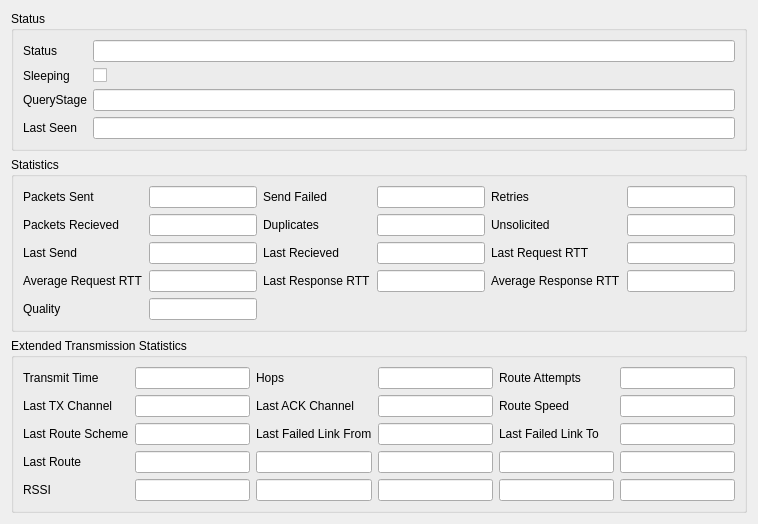
<ui version="4.0">
 <author/>
 <comment/>
 <exportmacro/>
 <class>NodeStatus</class>
 <widget class="QWidget" name="NodeStatus">
     <layout class="QVBoxLayout" name="verticalLayout_5">
       <item>
         <widget class="QGroupBox" name="groupBox_3">
           <property name="title">
             <string>Status</string>
           </property>
           <layout class="QFormLayout" name="formLayout">
             <item row="0" column="0">
               <widget class="QLabel" name="label_5">
                 <property name="text">
                   <string>Status</string>
                 </property>
               </widget>
             </item>
             <item row="0" column="1">
               <widget class="QLineEdit" name="ns_status">
                 <property name="readOnly">
                   <bool>true</bool>
                 </property>
               </widget>
             </item>
             <item row="1" column="0">
               <widget class="QLabel" name="label_7">
                 <property name="text">
                   <string>Sleeping</string>
                 </property>
               </widget>
             </item>
             <item row="1" column="1">
               <widget class="QCheckBox" name="ns_sleeping">
                 <property name="text">
                   <string/>
                 </property>
               </widget>
             </item>
             <item row="2" column="0">
               <widget class="QLabel" name="label_6">
                 <property name="text">
                   <string>QueryStage</string>
                 </property>
               </widget>
             </item>
             <item row="2" column="1">
               <widget class="QLineEdit" name="ns_querystage">
                 <property name="readOnly">
                   <bool>true</bool>
                 </property>
               </widget>
             </item>
             <item row="3" column="0">
               <widget class="QLabel" name="label_8">
                 <property name="text">
                   <string>Last Seen</string>
                 </property>
               </widget>
             </item>
             <item row="3" column="1">
               <widget class="QLineEdit" name="ns_lastseen">
                 <property name="readOnly">
                   <bool>true</bool>
                 </property>
               </widget>
             </item>
           </layout>
         </widget>
       </item>
       <item>
         <widget class="QGroupBox" name="groupBox_4">
           <property name="title">
             <string>Statistics</string>
           </property>
           <layout class="QGridLayout" name="gridLayout_2">
             <item row="2" column="1">
               <widget class="QLineEdit" name="ns_lastsend">
                 <property name="readOnly">
                   <bool>true</bool>
                 </property>
               </widget>
             </item>
             <item row="3" column="3">
               <widget class="QLineEdit" name="ns_lastresprtt">
                 <property name="readOnly">
                   <bool>true</bool>
                 </property>
               </widget>
             </item>
             <item row="0" column="2">
               <widget class="QLabel" name="label_10">
                 <property name="text">
                   <string>Send Failed</string>
                 </property>
                 <property name="wordWrap">
                   <bool>true</bool>
                 </property>
               </widget>
             </item>
             <item row="1" column="2">
               <widget class="QLabel" name="label_13">
                 <property name="text">
                   <string>Duplicates</string>
                 </property>
                 <property name="wordWrap">
                   <bool>true</bool>
                 </property>
               </widget>
             </item>
             <item row="2" column="0">
               <widget class="QLabel" name="label_15">
                 <property name="text">
                   <string>Last Send</string>
                 </property>
                 <property name="wordWrap">
                   <bool>true</bool>
                 </property>
               </widget>
             </item>
             <item row="1" column="4">
               <widget class="QLabel" name="label_14">
                 <property name="text">
                   <string>Unsolicited</string>
                 </property>
                 <property name="wordWrap">
                   <bool>true</bool>
                 </property>
               </widget>
             </item>
             <item row="2" column="5">
               <widget class="QLineEdit" name="ns_lreqrtt">
                 <property name="readOnly">
                   <bool>true</bool>
                 </property>
               </widget>
             </item>
             <item row="1" column="1">
               <widget class="QLineEdit" name="ns_recievedcnt">
                 <property name="readOnly">
                   <bool>true</bool>
                 </property>
               </widget>
             </item>
             <item row="2" column="3">
               <widget class="QLineEdit" name="ns_lastrecieved">
                 <property name="readOnly">
                   <bool>true</bool>
                 </property>
               </widget>
             </item>
             <item row="3" column="5">
               <widget class="QLineEdit" name="ns_avgresprtt">
                 <property name="readOnly">
                   <bool>true</bool>
                 </property>
               </widget>
             </item>
             <item row="0" column="0">
               <widget class="QLabel" name="label_9">
                 <property name="text">
                   <string>Packets Sent</string>
                 </property>
                 <property name="wordWrap">
                   <bool>true</bool>
                 </property>
               </widget>
             </item>
             <item row="3" column="1">
               <widget class="QLineEdit" name="ns_avgreqrtt">
                 <property name="readOnly">
                   <bool>true</bool>
                 </property>
               </widget>
             </item>
             <item row="2" column="2">
               <widget class="QLabel" name="label_16">
                 <property name="text">
                   <string>Last Recieved</string>
                 </property>
                 <property name="wordWrap">
                   <bool>true</bool>
                 </property>
               </widget>
             </item>
             <item row="3" column="2">
               <widget class="QLabel" name="label_19">
                 <property name="text">
                   <string>Last Response RTT</string>
                 </property>
                 <property name="wordWrap">
                   <bool>true</bool>
                 </property>
               </widget>
             </item>
             <item row="3" column="0">
               <widget class="QLabel" name="label_18">
                 <property name="text">
                   <string>Average Request RTT</string>
                 </property>
                 <property name="wordWrap">
                   <bool>true</bool>
                 </property>
               </widget>
             </item>
             <item row="1" column="5">
               <widget class="QLineEdit" name="ns_unsolicited">
                 <property name="readOnly">
                   <bool>true</bool>
                 </property>
               </widget>
             </item>
             <item row="2" column="4">
               <widget class="QLabel" name="label_17">
                 <property name="text">
                   <string>Last Request RTT</string>
                 </property>
                 <property name="wordWrap">
                   <bool>true</bool>
                 </property>
               </widget>
             </item>
             <item row="4" column="0">
               <widget class="QLabel" name="label_21">
                 <property name="text">
                   <string>Quality</string>
                 </property>
                 <property name="wordWrap">
                   <bool>true</bool>
                 </property>
               </widget>
             </item>
             <item row="0" column="3">
               <widget class="QLineEdit" name="ns_sentfailed">
                 <property name="readOnly">
                   <bool>true</bool>
                 </property>
               </widget>
             </item>
             <item row="0" column="5">
               <widget class="QLineEdit" name="ns_retries">
                 <property name="readOnly">
                   <bool>true</bool>
                 </property>
               </widget>
             </item>
             <item row="1" column="0">
               <widget class="QLabel" name="label_12">
                 <property name="text">
                   <string>Packets Recieved</string>
                 </property>
                 <property name="wordWrap">
                   <bool>true</bool>
                 </property>
               </widget>
             </item>
             <item row="0" column="4">
               <widget class="QLabel" name="label_11">
                 <property name="text">
                   <string>Retries</string>
                 </property>
                 <property name="wordWrap">
                   <bool>true</bool>
                 </property>
               </widget>
             </item>
             <item row="0" column="1">
               <widget class="QLineEdit" name="ns_sentcnt">
                 <property name="readOnly">
                   <bool>true</bool>
                 </property>
               </widget>
             </item>
             <item row="3" column="4">
               <widget class="QLabel" name="label_20">
                 <property name="text">
                   <string>Average Response RTT</string>
                 </property>
                 <property name="wordWrap">
                   <bool>true</bool>
                 </property>
               </widget>
             </item>
             <item row="4" column="1">
               <widget class="QLineEdit" name="ns_quality">
                 <property name="readOnly">
                   <bool>true</bool>
                 </property>
               </widget>
             </item>
             <item row="1" column="3">
               <widget class="QLineEdit" name="ns_rcvdduplicates">
                 <property name="readOnly">
                   <bool>true</bool>
                 </property>
               </widget>
             </item>
           </layout>
         </widget>
       </item>
       <item>
         <widget class="QGroupBox" name="etxstatus_frame">
           <property name="title">
             <string>Extended Transmission Statistics</string>
           </property>
           <layout class="QGridLayout" name="gridLayout_4">
             <item row="0" column="2">
               <widget class="QLabel" name="label_24">
                 <property name="text">
                   <string>Hops</string>
                 </property>
               </widget>
             </item>
             <item row="1" column="2">
               <widget class="QLabel" name="label_27">
                 <property name="text">
                   <string>Last ACK Channel</string>
                 </property>
               </widget>
             </item>
             <item row="0" column="4">
               <widget class="QLabel" name="label_25">
                 <property name="text">
                   <string>Route Attempts</string>
                 </property>
               </widget>
             </item>
             <item row="1" column="5">
               <widget class="QLineEdit" name="ens_routeSpeed">
                 <property name="readOnly">
                   <bool>true</bool>
                 </property>
               </widget>
             </item>
             <item row="4" column="4">
               <widget class="QLineEdit" name="ens_rssi_4">
                 <property name="readOnly">
                   <bool>true</bool>
                 </property>
               </widget>
             </item>
             <item row="3" column="3">
               <widget class="QLineEdit" name="ens_route_3">
                 <property name="readOnly">
                   <bool>true</bool>
                 </property>
               </widget>
             </item>
             <item row="0" column="3">
               <widget class="QLineEdit" name="ens_hops">
                 <property name="readOnly">
                   <bool>true</bool>
                 </property>
               </widget>
             </item>
             <item row="3" column="4">
               <widget class="QLineEdit" name="ens_route_4">
                 <property name="readOnly">
                   <bool>true</bool>
                 </property>
               </widget>
             </item>
             <item row="4" column="5">
               <widget class="QLineEdit" name="ens_rssi_5">
                 <property name="readOnly">
                   <bool>true</bool>
                 </property>
               </widget>
             </item>
             <item row="0" column="1">
               <widget class="QLineEdit" name="ens_txtime">
                 <property name="readOnly">
                   <bool>true</bool>
                 </property>
               </widget>
             </item>
             <item row="1" column="3">
               <widget class="QLineEdit" name="ens_ackchannel">
                 <property name="readOnly">
                   <bool>true</bool>
                 </property>
               </widget>
             </item>
             <item row="3" column="0">
               <widget class="QLabel" name="label_30">
                 <property name="text">
                   <string>Last Route</string>
                 </property>
               </widget>
             </item>
             <item row="3" column="5">
               <widget class="QLineEdit" name="ens_route_5">
                 <property name="readOnly">
                   <bool>true</bool>
                 </property>
               </widget>
             </item>
             <item row="4" column="1">
               <widget class="QLineEdit" name="ens_rssi_1">
                 <property name="readOnly">
                   <bool>true</bool>
                 </property>
               </widget>
             </item>
             <item row="0" column="0">
               <widget class="QLabel" name="label_2">
                 <property name="text">
                   <string>Transmit Time</string>
                 </property>
               </widget>
             </item>
             <item row="1" column="1">
               <widget class="QLineEdit" name="ens_txchannel">
                 <property name="readOnly">
                   <bool>true</bool>
                 </property>
               </widget>
             </item>
             <item row="1" column="0">
               <widget class="QLabel" name="label_26">
                 <property name="text">
                   <string>Last TX Channel</string>
                 </property>
               </widget>
             </item>
             <item row="4" column="2">
               <widget class="QLineEdit" name="ens_rssi_2">
                 <property name="readOnly">
                   <bool>true</bool>
                 </property>
               </widget>
             </item>
             <item row="4" column="0">
               <widget class="QLabel" name="label_29">
                 <property name="text">
                   <string>RSSI</string>
                 </property>
               </widget>
             </item>
             <item row="0" column="5">
               <widget class="QLineEdit" name="ens_attempts">
                 <property name="readOnly">
                   <bool>true</bool>
                 </property>
               </widget>
             </item>
             <item row="4" column="3">
               <widget class="QLineEdit" name="ens_rssi_3">
                 <property name="readOnly">
                   <bool>true</bool>
                 </property>
               </widget>
             </item>
             <item row="3" column="1">
               <widget class="QLineEdit" name="ens_route_1">
                 <property name="readOnly">
                   <bool>true</bool>
                 </property>
               </widget>
             </item>
             <item row="1" column="4">
               <widget class="QLabel" name="label_28">
                 <property name="text">
                   <string>Route Speed</string>
                 </property>
               </widget>
             </item>
             <item row="3" column="2">
               <widget class="QLineEdit" name="ens_route_2">
                 <property name="readOnly">
                   <bool>true</bool>
                 </property>
               </widget>
             </item>
             <item row="2" column="0">
               <widget class="QLabel" name="label_31">
                 <property name="text">
                   <string>Last Route Scheme</string>
                 </property>
               </widget>
             </item>
             <item row="2" column="1">
               <widget class="QLineEdit" name="ens_routeScheme">
                 <property name="readOnly">
                   <bool>true</bool>
                 </property>
               </widget>
             </item>
             <item row="2" column="2">
               <widget class="QLabel" name="label_32">
                 <property name="text">
                   <string>Last Failed Link From</string>
                 </property>
               </widget>
             </item>
             <item row="2" column="3">
               <widget class="QLineEdit" name="ens_lastfailedlinkfrom">
                 <property name="readOnly">
                   <bool>true</bool>
                 </property>
               </widget>
             </item>
             <item row="2" column="4">
               <widget class="QLabel" name="label_33">
                 <property name="text">
                   <string>Last Failed Link To</string>
                 </property>
               </widget>
             </item>
             <item row="2" column="5">
               <widget class="QLineEdit" name="ens_lastfailedlinkto">
                 <property name="readOnly">
                   <bool>true</bool>
                 </property>
               </widget>
             </item>
           </layout>
         </widget>
       </item>
     </layout>
   </widget>
 <pixmapfunction/>
 <connections/>
</ui>
